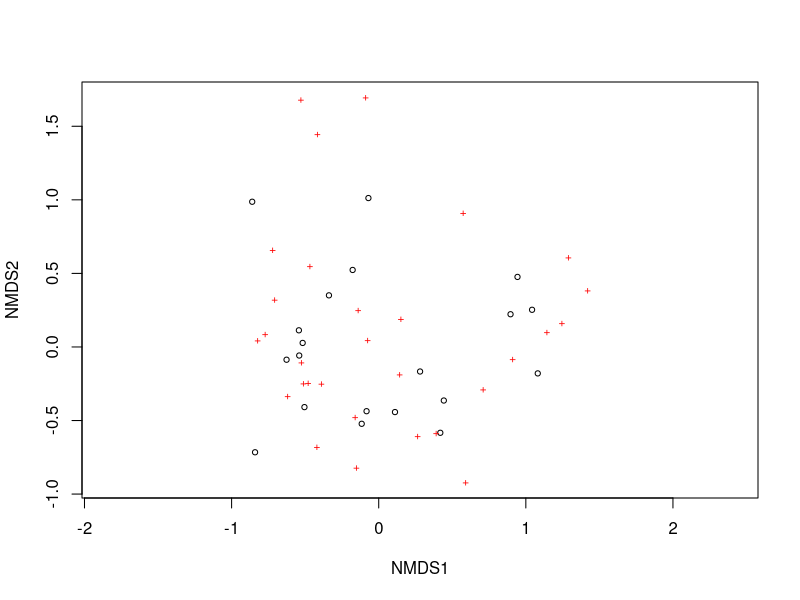
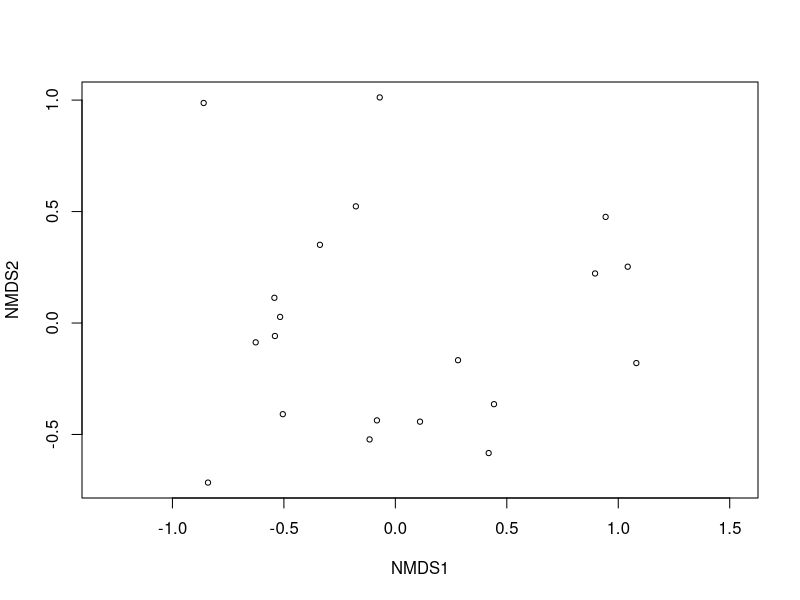
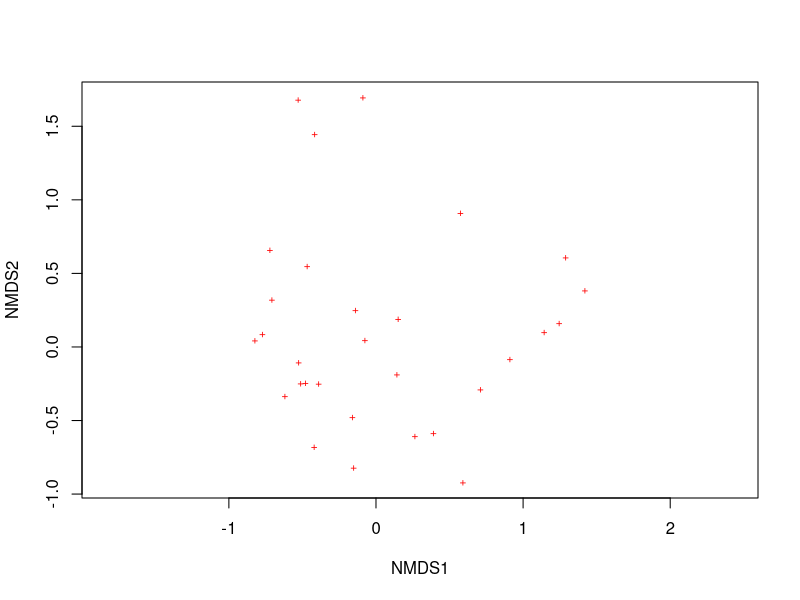
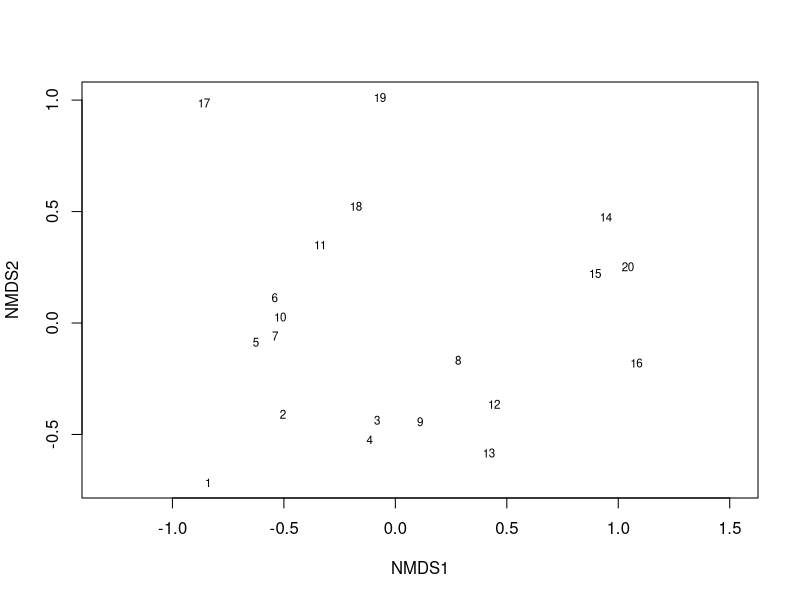
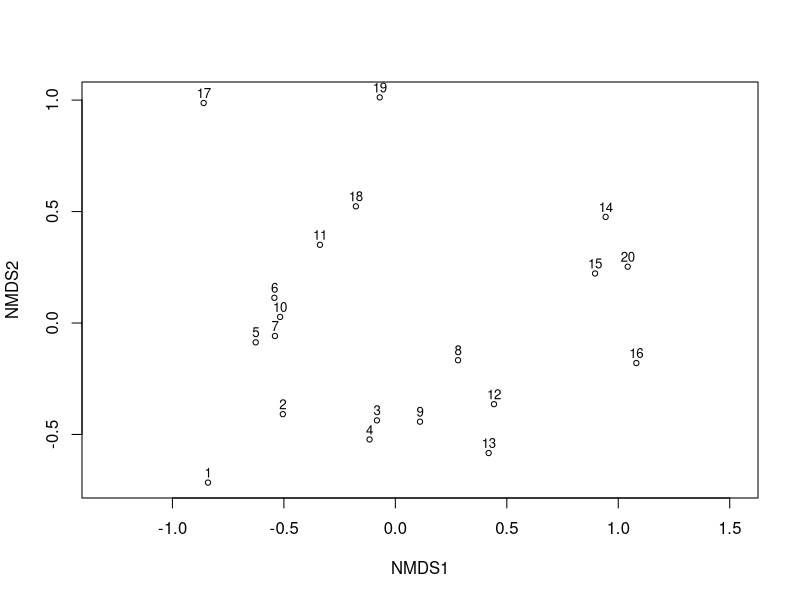
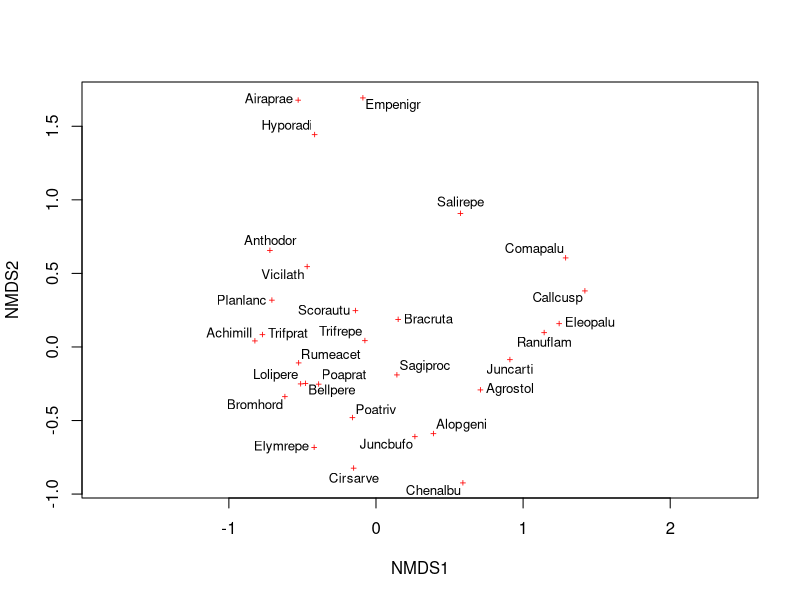
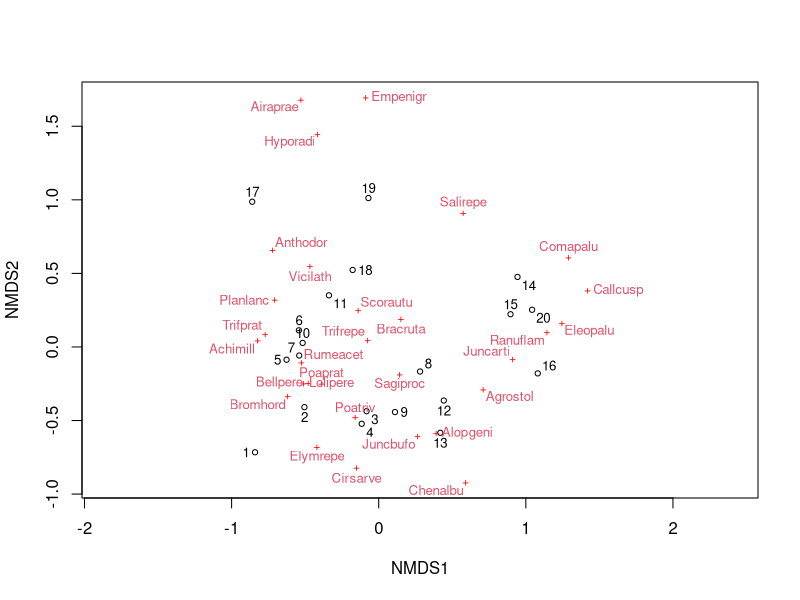
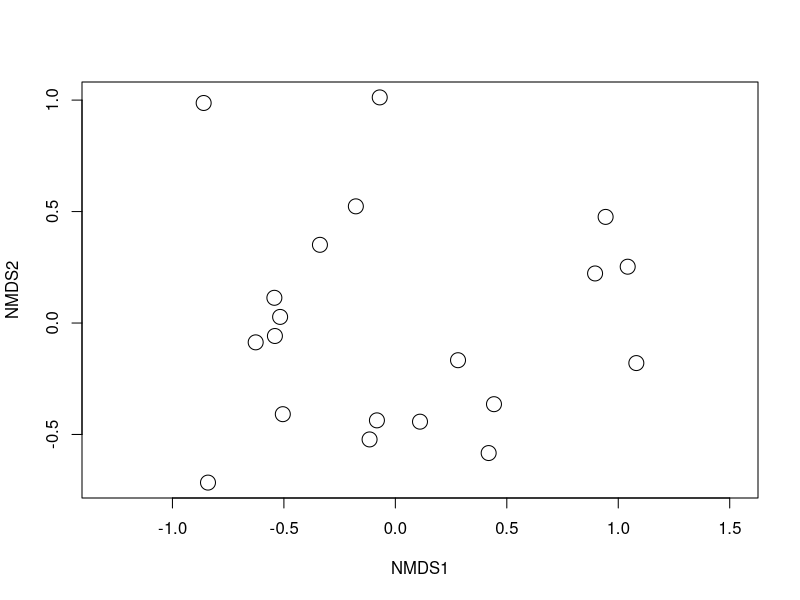

Generate these figures, in order, with R:
## ---- chunk 1
knitr::opts_chunk$set(comment = "", cache = TRUE, crop = TRUE)
knitr::knit_hooks$set(crop = knitr::hook_pdfcrop)
## ---- chunk 2
library("vegan")
data(dune)
data(dune.env)
## ---- chunk 3
dim(dune)
head(dune[,1:10], n=3)
## ---- chunk 4
head(dune.env, n=3)
summary(dune.env)
## ---- chunk 5
dune.bray.ord <- metaMDS(dune, distance = "bray", k = 2, trymax = 50)
## ---- chunk 6
plot(dune.bray.ord)
## ---- chunk 7
plot(dune.bray.ord, display = "sites")
## ---- chunk 8
plot(dune.bray.ord, display = "species")
## ---- chunk 9
plot(dune.bray.ord, display = "sites", type = "t")
## ---- chunk 10
plot(dune.bray.ord, display = "sites")
set.seed(314) ## make reproducible
ordipointlabel(dune.bray.ord, display = "sites", scaling = 3, add = TRUE)
## ---- chunk 11
plot(dune.bray.ord, display = "species")
set.seed(314) ## make reproducible
ordipointlabel(dune.bray.ord, display = "species", scaling = 3, add = TRUE)
## ---- chunk 12
plot(dune.bray.ord)
set.seed(314) ## make reproducible
ordipointlabel(dune.bray.ord, scaling = 3, add = TRUE)
## ---- chunk 13
plot(dune.bray.ord, display = "sites", cex=2)
## ---- chunk 14
colors.vec <- c("red", "blue", "orange", "grey")
plot(dune.bray.ord, display = "sites", type = "n")
points(dune.bray.ord, display = "sites", cex=2, pch = 21, 
       col = colors.vec[dune.env$Management], 
       bg = colors.vec[dune.env$Management])
legend("topright", legend = levels(dune.env$Management), bty = "n",
                      col = colors.vec, pch = 21, pt.bg = colors.vec)
## ---- chunk 15
par(mar = rep(0,4))
plot(c(-1, 26), 0:1, type = "n", axes = FALSE)
text(0:25, 0.4, 0:25, cex = 1.5)
points(0:25, rep(0.3, 26), pch = 0:25, bg = "grey", cex = 2)
## ---- chunk 16
shapes.vec <- c(21, 22, 24)
plot(dune.bray.ord, display = "sites", type = "n")
points(dune.bray.ord, display = "sites", cex=2, bg = "black", 
       pch = shapes.vec[dune.env$Use])
legend("topright", legend = levels(dune.env$Use), bty = "n",
                      col = "black", pch = shapes.vec, pt.bg = "black")
## ---- chunk 17
colors.vec <- c("red", "blue", "orange", "grey")
shapes.vec <- c(21, 22, 24)
plot(dune.bray.ord, display = "sites", type = "n")
points(dune.bray.ord, display = "sites", cex=2, 
       pch = shapes.vec[dune.env$Use], 
       col = colors.vec[dune.env$Management], 
       bg = colors.vec[dune.env$Management])
legend("topright", legend = levels(dune.env$Management), bty = "n",
                      col = colors.vec, pch = 21, pt.bg = colors.vec)
legend(1.4,1.05, legend = levels(dune.env$Use), bty = "n",
                      col = "black", pch = shapes.vec, pt.bg = "black")
## ---- chunk 18
# Just points
plot(dune.bray.ord, display = "sites", cex=2)
## ---- chunk 19
plot(dune.bray.ord, display = "sites", cex=2)
ordihull(dune.bray.ord,groups = dune.env$Management, label = TRUE)
## ---- chunk 20
plot(dune.bray.ord, display = "sites", cex=2)
ordihull(dune.bray.ord,groups = dune.env$Management, label = TRUE, col = "blue")
## ---- chunk 21
plot(dune.bray.ord, display = "sites", cex=2)
ordihull(dune.bray.ord,groups = dune.env$Management, label = TRUE, col = "blue")
ordispider(dune.bray.ord,groups = dune.env$Management, label = TRUE)
## ---- chunk 22
# Plot first, then add layers
plot(dune.bray.ord, display = "sites", cex=2)
## ---- chunk 23
plot(dune.bray.ord, display = "sites", cex=2)
ordispider(dune.bray.ord,groups = dune.env$Management, label = TRUE)
## ---- chunk 24
plot(dune.bray.ord, type = "n")
## ---- chunk 25
plot(dune.bray.ord, type = "n")
points(dune.bray.ord,display = "sites", cex = 2)
## ---- chunk 26
plot(dune.bray.ord, display = "sites", type = "n")
## ---- chunk 27
plot(dune.bray.ord, display = "sites", type = "n")
points(dune.bray.ord, display = "sites", cex = 2)
## ---- chunk 28
plot(dune.bray.ord, display = "sites", type = "n")
points(dune.bray.ord,display = "sites", cex = 2)
ordispider(dune.bray.ord,groups = dune.env$Management, label = TRUE)
## ---- chunk 29
plot(dune.bray.ord, display = "sites", type = "n")
points(dune.bray.ord, display = "sites", cex = 2)
ordiellipse(dune.bray.ord,groups = dune.env$Management, label = TRUE)
## ---- chunk 30
plot(dune.bray.ord, display = "sites", type = "n")
points(dune.bray.ord,display = "sites", cex = 2)
ordisurf(dune.bray.ord,dune.env$A1, add = TRUE)
## ---- chunk 31
dune.bray.ord.A1.fit <- envfit(dune.bray.ord,dune.env$A1, permutations = 1000)
dune.bray.ord.A1.fit
## ---- chunk 32
plot(dune.bray.ord, display = "sites", type = "n")
points(dune.bray.ord,display = "sites", cex = 2)
plot(dune.bray.ord.A1.fit, add = TRUE)
ordisurf(dune.bray.ord,dune.env$A1, add = TRUE)
